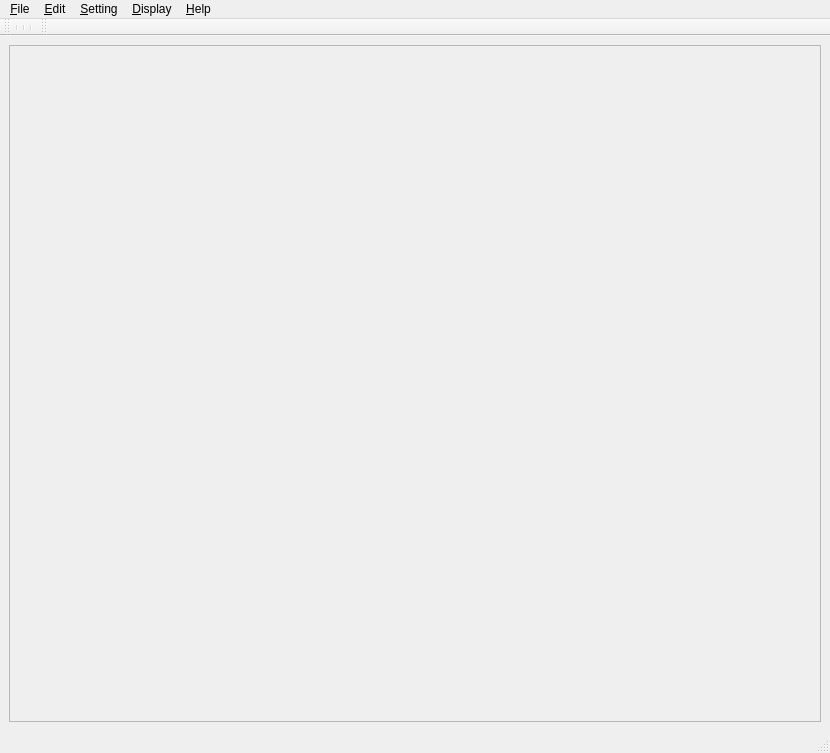
<?xml version="1.0" encoding="UTF-8"?>
<ui version="4.0">
 <class>MainWindow</class>
 <widget class="QMainWindow" name="MainWindow">
  <property name="geometry">
   <rect>
    <x>0</x>
    <y>0</y>
    <width>830</width>
    <height>753</height>
   </rect>
  </property>
  <property name="sizePolicy">
   <sizepolicy hsizetype="Preferred" vsizetype="Expanding">
    <horstretch>0</horstretch>
    <verstretch>0</verstretch>
   </sizepolicy>
  </property>
  <property name="windowTitle">
   <string>MainWindow</string>
  </property>
  <widget class="QWidget" name="centralwidget">
   <property name="sizePolicy">
    <sizepolicy hsizetype="Expanding" vsizetype="Expanding">
     <horstretch>0</horstretch>
     <verstretch>0</verstretch>
    </sizepolicy>
   </property>
   <layout class="QVBoxLayout" name="verticalLayout_2">
    <item>
     <widget class="SW::GLViewer" name="viewer">
      <property name="frameShape">
       <enum>QFrame::StyledPanel</enum>
      </property>
      <property name="frameShadow">
       <enum>QFrame::Raised</enum>
      </property>
     </widget>
    </item>
   </layout>
  </widget>
  <widget class="QMenuBar" name="menubar">
   <property name="geometry">
    <rect>
     <x>0</x>
     <y>0</y>
     <width>830</width>
     <height>25</height>
    </rect>
   </property>
   <widget class="QMenu" name="fileMenu">
    <property name="title">
     <string>&amp;File</string>
    </property>
    <addaction name="loadPointsAction"/>
   </widget>
   <widget class="QMenu" name="editMenu">
    <property name="title">
     <string>&amp;Edit</string>
    </property>
   </widget>
   <widget class="QMenu" name="settingMenu">
    <property name="title">
     <string>&amp;Setting</string>
    </property>
   </widget>
   <widget class="QMenu" name="displayMenu">
    <property name="title">
     <string>&amp;Display</string>
    </property>
    <addaction name="actionDense_Points"/>
    <addaction name="actionVertices"/>
    <addaction name="actionWireFrame"/>
    <addaction name="actionFlat"/>
    <addaction name="actionTexture"/>
   </widget>
   <widget class="QMenu" name="helpMenu">
    <property name="title">
     <string>&amp;Help</string>
    </property>
   </widget>
   <addaction name="fileMenu"/>
   <addaction name="editMenu"/>
   <addaction name="settingMenu"/>
   <addaction name="displayMenu"/>
   <addaction name="helpMenu"/>
  </widget>
  <widget class="QStatusBar" name="statusbar"/>
  <widget class="QToolBar" name="toolBar">
   <property name="enabled">
    <bool>true</bool>
   </property>
   <property name="windowTitle">
    <string>toolBar</string>
   </property>
   <property name="statusTip">
    <string/>
   </property>
   <attribute name="toolBarArea">
    <enum>TopToolBarArea</enum>
   </attribute>
   <attribute name="toolBarBreak">
    <bool>false</bool>
   </attribute>
   <addaction name="separator"/>
   <addaction name="separator"/>
   <addaction name="separator"/>
  </widget>
  <widget class="QToolBar" name="toolBar_2">
   <property name="windowTitle">
    <string>toolBar_2</string>
   </property>
   <attribute name="toolBarArea">
    <enum>TopToolBarArea</enum>
   </attribute>
   <attribute name="toolBarBreak">
    <bool>false</bool>
   </attribute>
  </widget>
  <action name="loadPointsAction">
   <property name="icon">
    <iconset>
     <normaloff>:/fileopen</normaloff>:/fileopen</iconset>
   </property>
   <property name="text">
    <string>Load Points</string>
   </property>
   <property name="toolTip">
    <string>Open a PLY file to Load point cloud.</string>
   </property>
   <property name="statusTip">
    <string>Load point cloud from PLY file</string>
   </property>
   <property name="shortcut">
    <string>Ctrl+O</string>
   </property>
  </action>
  <action name="fileSaveAction">
   <property name="icon">
    <iconset>
     <normaloff>:/filesave</normaloff>:/filesave</iconset>
   </property>
   <property name="text">
    <string>Save</string>
   </property>
   <property name="toolTip">
    <string>Save a PLY file</string>
   </property>
   <property name="statusTip">
    <string>Save the current point cloud in the scene.</string>
   </property>
   <property name="shortcut">
    <string>Shift+S</string>
   </property>
  </action>
  <action name="fileSaveAsAction">
   <property name="text">
    <string>Save As</string>
   </property>
  </action>
  <action name="exitAction">
   <property name="text">
    <string>Exit</string>
   </property>
   <property name="shortcut">
    <string>Ctrl+Q</string>
   </property>
  </action>
  <action name="selectPointsAction">
   <property name="checkable">
    <bool>true</bool>
   </property>
   <property name="icon">
    <iconset>
     <normaloff>:/pointsSlection.png</normaloff>:/pointsSlection.png</iconset>
   </property>
   <property name="text">
    <string>Select Points</string>
   </property>
   <property name="statusTip">
    <string>Start selecting points by press the left button and draw a rectangle.</string>
   </property>
   <property name="shortcut">
    <string>Ctrl+Shift+S</string>
   </property>
  </action>
  <action name="setBackGroundAction">
   <property name="text">
    <string>BackGround Color</string>
   </property>
   <property name="toolTip">
    <string>set BackGround Color</string>
   </property>
  </action>
  <action name="helpAboutAction">
   <property name="text">
    <string>About</string>
   </property>
  </action>
  <action name="resetAction">
   <property name="text">
    <string>Reset</string>
   </property>
  </action>
  <action name="extractPlaneBoundaryAction">
   <property name="checkable">
    <bool>true</bool>
   </property>
   <property name="icon">
    <iconset>
     <normaloff>:/boundaryExtraction.png</normaloff>:/boundaryExtraction.png</iconset>
   </property>
   <property name="text">
    <string>Extract Boundary</string>
   </property>
   <property name="statusTip">
    <string>Extract </string>
   </property>
  </action>
  <action name="displayAllPlanesAction">
   <property name="icon">
    <iconset>
     <normaloff>:/showALLPlanes.png</normaloff>:/showALLPlanes.png</iconset>
   </property>
   <property name="text">
    <string>Display All Planes Points</string>
   </property>
   <property name="statusTip">
    <string>Display all the planes.</string>
   </property>
  </action>
  <action name="displaySinglePlaneAction">
   <property name="icon">
    <iconset>
     <normaloff>:/showSinglePlane.png</normaloff>:/showSinglePlane.png</iconset>
   </property>
   <property name="text">
    <string>Display Single Plane Points</string>
   </property>
   <property name="statusTip">
    <string>Display single plane.</string>
   </property>
  </action>
  <action name="displayAllPolygonsAction">
   <property name="icon">
    <iconset>
     <normaloff>:/showAllPolygons.png</normaloff>:/showAllPolygons.png</iconset>
   </property>
   <property name="text">
    <string>Display All Polygons</string>
   </property>
   <property name="statusTip">
    <string>Display all Polygons.</string>
   </property>
  </action>
  <action name="displaySinglePolygonAction">
   <property name="icon">
    <iconset>
     <normaloff>:/showSinglePolygon.png</normaloff>:/showSinglePolygon.png</iconset>
   </property>
   <property name="text">
    <string>Display  Single Polygon</string>
   </property>
  </action>
  <action name="displayPointCloudAction">
   <property name="checkable">
    <bool>true</bool>
   </property>
   <property name="checked">
    <bool>true</bool>
   </property>
   <property name="icon">
    <iconset>
     <normaloff>:/MeshLive1.xpm</normaloff>:/MeshLive1.xpm</iconset>
   </property>
   <property name="text">
    <string>Display Point Cloud</string>
   </property>
  </action>
  <action name="exportOFFFileAction">
   <property name="text">
    <string>Export OFF File</string>
   </property>
   <property name="statusTip">
    <string>Not implemented!</string>
   </property>
  </action>
  <action name="delaunary_TriangulationAction">
   <property name="icon">
    <iconset>
     <normaloff>:/flat.png</normaloff>:/flat.png</iconset>
   </property>
   <property name="text">
    <string>Delaunary Triangulation</string>
   </property>
  </action>
  <action name="displayDelaunaryTriangulationAction">
   <property name="checkable">
    <bool>true</bool>
   </property>
   <property name="checked">
    <bool>false</bool>
   </property>
   <property name="icon">
    <iconset>
     <normaloff>:/empty_sphere.jpeg</normaloff>:/empty_sphere.jpeg</iconset>
   </property>
   <property name="text">
    <string>Display All Plane Delaunary Triangulation</string>
   </property>
   <property name="statusTip">
    <string>Display Delaunary Triangulation</string>
   </property>
   <property name="whatsThis">
    <string>Seleting Points</string>
   </property>
  </action>
  <action name="texture_MappingAction">
   <property name="icon">
    <iconset>
     <normaloff>:/textureMapping.png</normaloff>:/textureMapping.png</iconset>
   </property>
   <property name="text">
    <string>Texture&amp;Mapping</string>
   </property>
   <property name="statusTip">
    <string>Texture Mapping</string>
   </property>
  </action>
  <action name="loadImageAction">
   <property name="text">
    <string>Load Images</string>
   </property>
   <property name="statusTip">
    <string>Load texture images</string>
   </property>
  </action>
  <action name="loadProjectionMatrixAction">
   <property name="text">
    <string>Load Projection Matrix</string>
   </property>
   <property name="statusTip">
    <string>Load camera projection matrix</string>
   </property>
  </action>
  <action name="displayPolygonOnImageAction">
   <property name="checkable">
    <bool>true</bool>
   </property>
   <property name="icon">
    <iconset>
     <normaloff>:/show_facet.jpeg</normaloff>:/show_facet.jpeg</iconset>
   </property>
   <property name="text">
    <string>Display Polygon on Image</string>
   </property>
   <property name="statusTip">
    <string>Polygons projection on image. (Region in cyan rectangle is the valid texture region.)</string>
   </property>
  </action>
  <action name="triangulationBrokenAction">
   <property name="icon">
    <iconset>
     <normaloff>:/triangulation_devide.png</normaloff>:/triangulation_devide.png</iconset>
   </property>
   <property name="text">
    <string>Triangulation Broken</string>
   </property>
   <property name="whatsThis">
    <string>Action to broke a large triangulation in to some small ones</string>
   </property>
  </action>
  <action name="displayAxisAction">
   <property name="checkable">
    <bool>true</bool>
   </property>
   <property name="checked">
    <bool>true</bool>
   </property>
   <property name="icon">
    <iconset>
     <normaloff>:/axis.png</normaloff>:/axis.png</iconset>
   </property>
   <property name="text">
    <string>Display World Axis</string>
   </property>
  </action>
  <action name="displayGridAction">
   <property name="checkable">
    <bool>true</bool>
   </property>
   <property name="checked">
    <bool>false</bool>
   </property>
   <property name="icon">
    <iconset>
     <normaloff>:/grid.png</normaloff>:/grid.png</iconset>
   </property>
   <property name="text">
    <string>Display Grid in the XZ Plane</string>
   </property>
  </action>
  <action name="attitudeAdjustmentAction">
   <property name="checkable">
    <bool>true</bool>
   </property>
   <property name="icon">
    <iconset>
     <normaloff>:/qtlogo.xpm</normaloff>:/qtlogo.xpm</iconset>
   </property>
   <property name="text">
    <string>Attitude Adjustment</string>
   </property>
  </action>
  <action name="exportProjectionMatrixFileAction">
   <property name="text">
    <string>Export Projection Matrix File</string>
   </property>
  </action>
  <action name="structureOptimizationAction">
   <property name="checkable">
    <bool>true</bool>
   </property>
   <property name="icon">
    <iconset>
     <normaloff>:/structureOptimization.png</normaloff>:/structureOptimization.png</iconset>
   </property>
   <property name="text">
    <string>structureOptimization</string>
   </property>
  </action>
  <action name="InconsistentDetectionAction">
   <property name="checkable">
    <bool>true</bool>
   </property>
   <property name="text">
    <string>Inconsistent Region Detection</string>
   </property>
  </action>
  <action name="RANSACFittingPlanesAction">
   <property name="icon">
    <iconset>
     <normaloff>:/项目18.ico</normaloff>:/项目18.ico</iconset>
   </property>
   <property name="text">
    <string>RANSAC Fitting Planes</string>
   </property>
  </action>
  <action name="ExportPlaneInfromationAction">
   <property name="text">
    <string>Export Plane Infromation</string>
   </property>
  </action>
  <action name="LoadPlaneInformationAction">
   <property name="text">
    <string>Load Plane Information</string>
   </property>
  </action>
  <action name="TestPhotoConsistencyAction">
   <property name="icon">
    <iconset>
     <normaloff>:/preferences.jpeg</normaloff>:/preferences.jpeg</iconset>
   </property>
   <property name="text">
    <string>TestPhotoConsistency</string>
   </property>
   <property name="toolTip">
    <string>TestPhotoConsistency</string>
   </property>
  </action>
  <action name="LoadVisibilityAction">
   <property name="text">
    <string>Load Visibility</string>
   </property>
  </action>
  <action name="LoadCameraInformationAction">
   <property name="text">
    <string>Load Camera Information</string>
   </property>
  </action>
  <action name="ExportCameraInformationAction">
   <property name="text">
    <string>Export Camera Information</string>
   </property>
  </action>
  <action name="loadPointCloudFromXMLAction">
   <property name="text">
    <string>Load Point Cloud From XML</string>
   </property>
  </action>
  <action name="savePointCloudAsXMLAction">
   <property name="text">
    <string>Save Point Cloud As XML</string>
   </property>
  </action>
  <action name="displayCamrerasAction">
   <property name="checkable">
    <bool>true</bool>
   </property>
   <property name="checked">
    <bool>false</bool>
   </property>
   <property name="text">
    <string>Display Camreras</string>
   </property>
  </action>
  <action name="floorPlanReconstructionAction">
   <property name="checkable">
    <bool>true</bool>
   </property>
   <property name="text">
    <string>Floor Plan Reconstruction</string>
   </property>
  </action>
  <action name="SuperPixelsAction">
   <property name="text">
    <string>SuperPixels</string>
   </property>
  </action>
  <action name="loadModelAction">
   <property name="text">
    <string>Load Model From OFF</string>
   </property>
  </action>
  <action name="saveModelAction">
   <property name="text">
    <string>Save Model As</string>
   </property>
  </action>
  <action name="displaySinglePlaneDTsAction">
   <property name="checkable">
    <bool>true</bool>
   </property>
   <property name="text">
    <string>Display Single Plane Delaunary Triangulation</string>
   </property>
  </action>
  <action name="displayModelResultsAction">
   <property name="checkable">
    <bool>true</bool>
   </property>
   <property name="text">
    <string>Display Model Results</string>
   </property>
  </action>
  <action name="actionDisplay_Texture_Model">
   <property name="checkable">
    <bool>true</bool>
   </property>
   <property name="text">
    <string>Display Texture Model</string>
   </property>
  </action>
  <action name="actionLoad_Texure_Model">
   <property name="text">
    <string>Load Texure Model</string>
   </property>
  </action>
  <action name="actionSave_Texture_Model">
   <property name="text">
    <string>Save Texture Model</string>
   </property>
  </action>
  <action name="actionDense_Points">
   <property name="checkable">
    <bool>true</bool>
   </property>
   <property name="enabled">
    <bool>false</bool>
   </property>
   <property name="text">
    <string>Dense Points</string>
   </property>
  </action>
  <action name="actionVertices">
   <property name="checkable">
    <bool>true</bool>
   </property>
   <property name="enabled">
    <bool>false</bool>
   </property>
   <property name="text">
    <string>Vertices</string>
   </property>
  </action>
  <action name="actionWireFrame">
   <property name="checkable">
    <bool>true</bool>
   </property>
   <property name="enabled">
    <bool>false</bool>
   </property>
   <property name="text">
    <string>WireFrame</string>
   </property>
  </action>
  <action name="actionFlat">
   <property name="checkable">
    <bool>true</bool>
   </property>
   <property name="enabled">
    <bool>false</bool>
   </property>
   <property name="text">
    <string>Flat</string>
   </property>
  </action>
  <action name="actionTexture">
   <property name="checkable">
    <bool>true</bool>
   </property>
   <property name="enabled">
    <bool>false</bool>
   </property>
   <property name="text">
    <string>Texture</string>
   </property>
  </action>
 </widget>
 <customwidgets>
  <customwidget>
   <class>SW::GLViewer</class>
   <extends>QFrame</extends>
   <header>sw_glviewer.h</header>
   <container>1</container>
  </customwidget>
 </customwidgets>
 <resources/>
 <connections/>
</ui>
